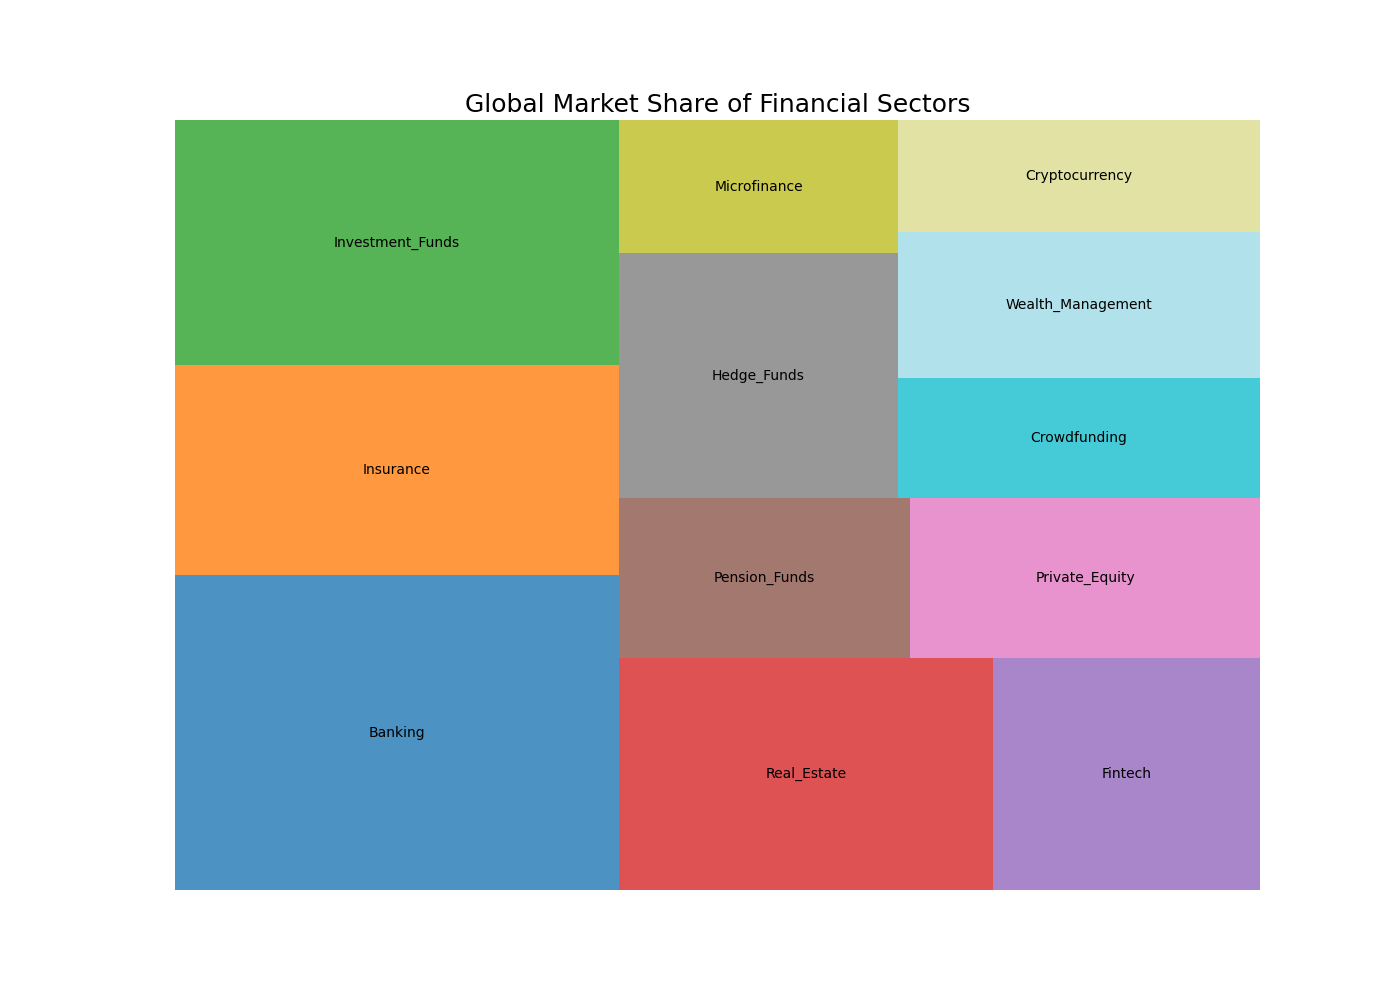

The script that drew this image:

import seaborn as sns
import pandas as pd
import matplotlib.pyplot as plt
import squarify

# Data for treemap
data = {
    'Sector': [
        'Banking', 'Insurance', 'Investment_Funds', 'Real_Estate', 'Fintech',
        'Pension_Funds', 'Private_Equity', 'Hedge_Funds', 'Microfinance', 'Crowdfunding',
        'Wealth_Management', 'Cryptocurrency'
    ],
    'Market_Share': [
        450, 300, 350, 280, 200,
        150, 180, 220, 120, 140,
        170, 130
    ]
}

# Convert the data into DataFrame
df = pd.DataFrame(data)

# Define color palette
colors = [
    '#1f77b4', '#ff7f0e', '#2ca02c', '#d62728', '#9467bd',
    '#8c564b', '#e377c2', '#7f7f7f', '#bcbd22', '#17becf',
    '#9edae5', '#dbdb8d'
]

# Create figure and axes for Matplotlib
fig, ax = plt.subplots(1, figsize=(14, 10))

# Create a treemap
squarify.plot(sizes=df['Market_Share'], label=df['Sector'], alpha=0.8, color=colors)

# Remove the axes
plt.axis('off')

# Add a title
plt.title('Global Market Share of Financial Sectors', fontsize=18)

# Show the plot
plt.show()
